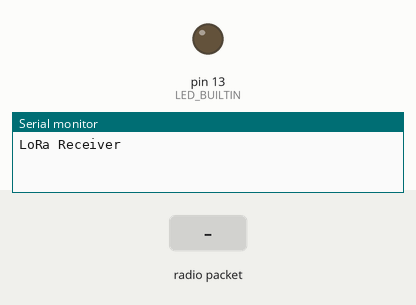
Simulated run of this sketch. Board: Arduino Uno, built with avr-gcc and run on an emulated ATmega328P. Shown: output pins drawn as LEDs (lit = HIGH), the last lines printed to the serial monitor. Inputs (shaded band) come from the test bench. No radio packets arrive unless stated.

Above: at 1.2 s.
1.3 s: radio packet "Flame: 1" arrives
At 1.9 s:
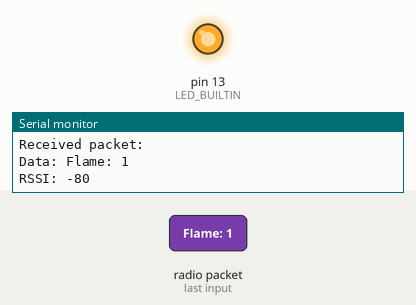
4.3 s: radio packet "1" arrives
Timing chart, 0 to 7.3 s (numbered marks = the images above; inputs shaded):
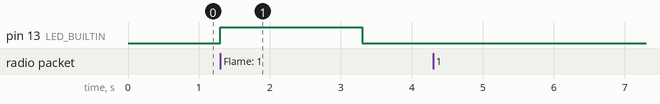

The sketch:

Recivers_code.ino
```cpp
#include <SPI.h>
#include <LoRa.h>

int nss = 10;
int dio0 = 2;
String full_string;
String inString = "";
int rssi;

void setup() {
  pinMode(LED_BUILTIN, OUTPUT);
  LoRa.setPins(nss, dio0);
  Serial.begin(9600);
  while (!Serial);
  Serial.println("LoRa Receiver");

  if (!LoRa.begin(868E6)) {
    Serial.println("Starting LoRa failed!");
    while (1);
  }
  LoRa.setSpreadingFactor(12);
  LoRa.setSignalBandwidth(62.5E3);
}

void loop() {
  int packetSize = LoRa.parsePacket();
  full_string = "";

  if (packetSize) {
    // received a packet
    Serial.println("");
    Serial.println("Received packet: ");

    while (LoRa.available()) {
      char incoming = (char)LoRa.read();
      full_string += incoming;
      rssi = LoRa.packetRssi();
    }

    Serial.println("Data: " + full_string);
    Serial.print("RSSI: ");
    Serial.println(rssi);

    // Check for the presence of "Flame: 1" in the received packet
    if (full_string.indexOf("Flame: 1") != -1) {
      digitalWrite(LED_BUILTIN, HIGH);
      delay(2000);
      digitalWrite(LED_BUILTIN, LOW);
      Serial.println("Flame detected");
    } else {
      digitalWrite(LED_BUILTIN, LOW);
      Serial.println("No flame");
    }
  }
}
```

Measured:
- after the input at 1.3 s, pin 13 (LED_BUILTIN): LOW → HIGH at once, → LOW 2.0 s later
